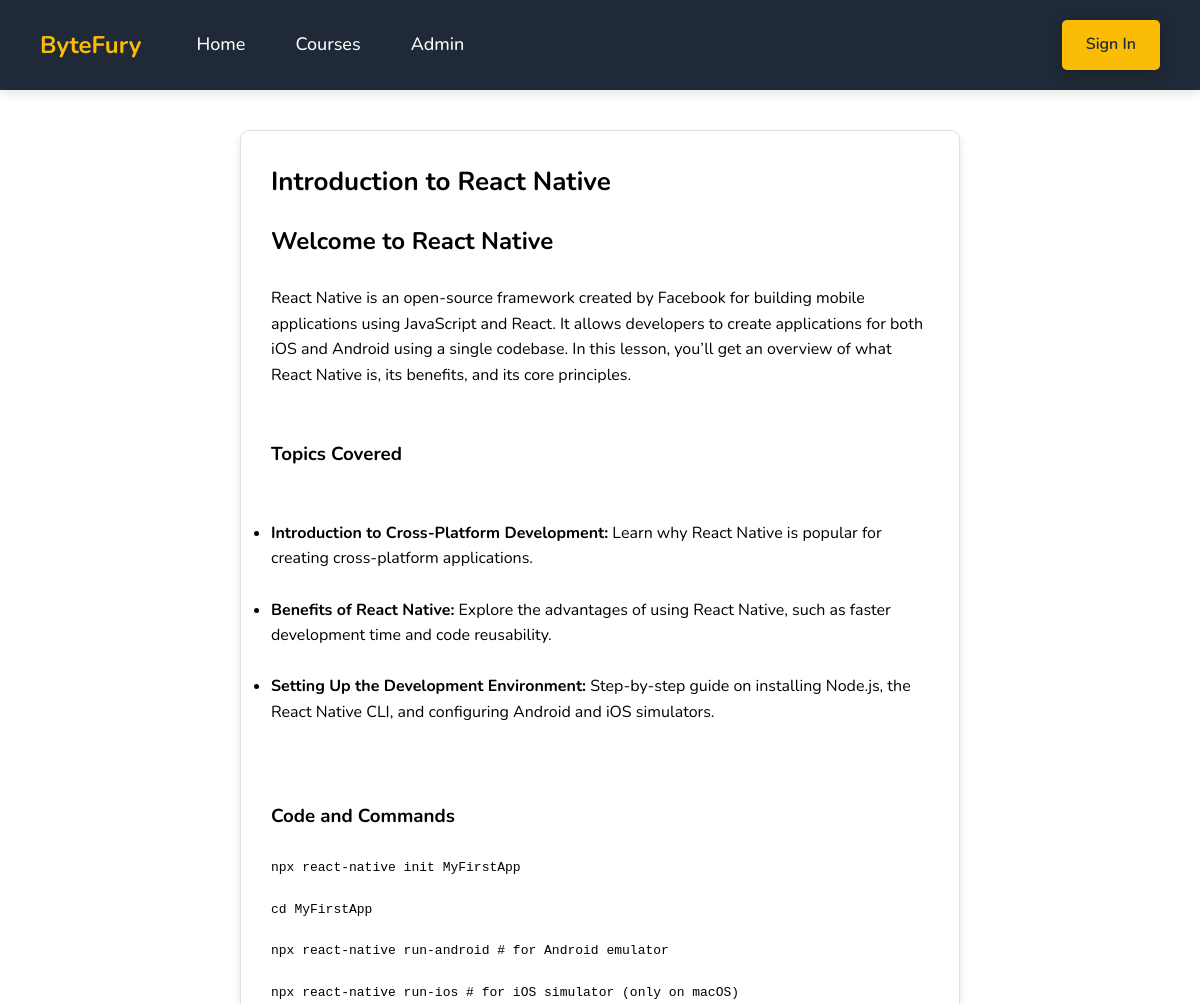
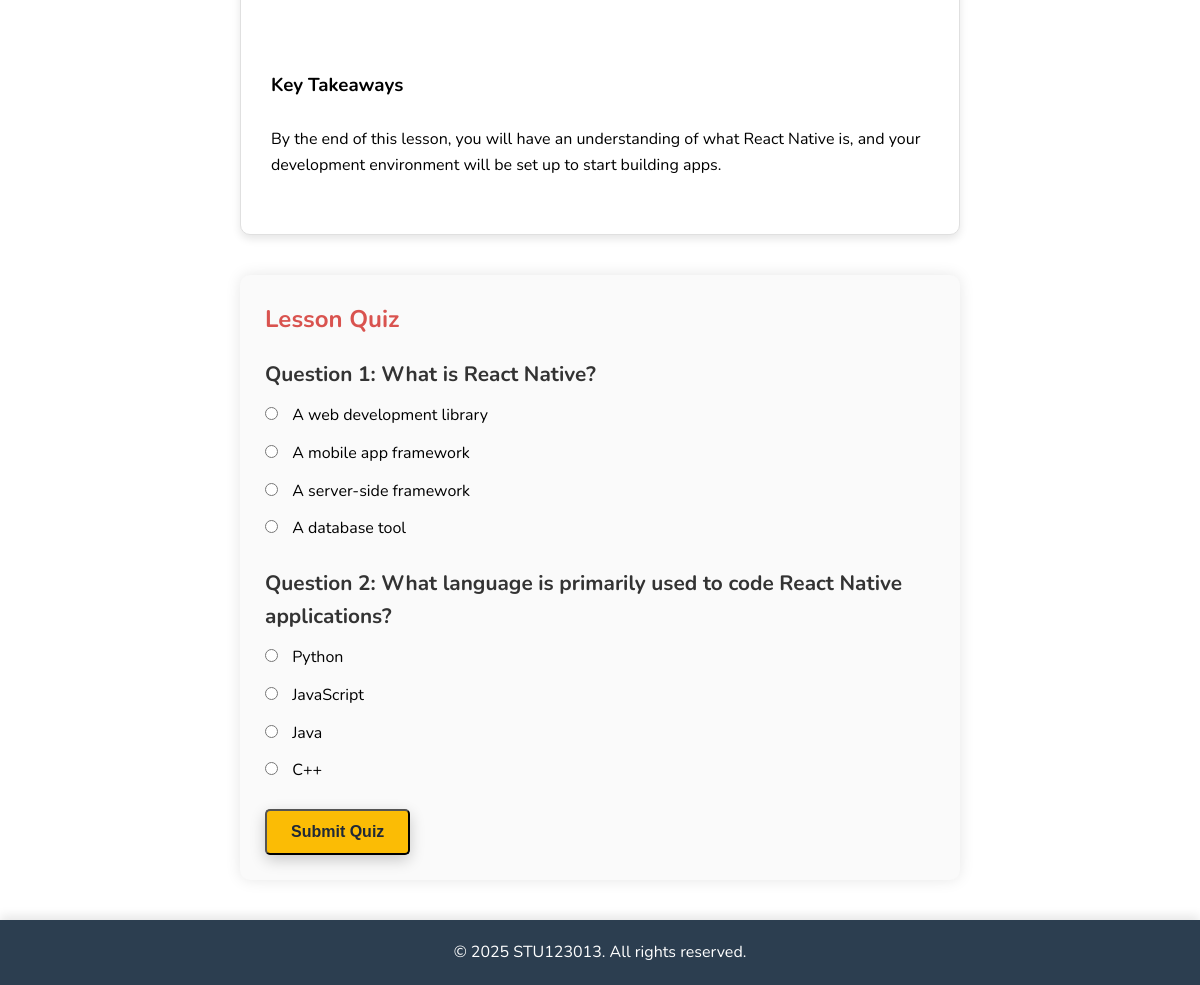
Page /lesson.php?id=1 on the committed database (2 pictures, top to bottom).
### tables this page shows
CREATE TABLE `lessons` (
  `id` int(11) NOT NULL,
  `course_id` int(11) NOT NULL,
  `title` varchar(255) NOT NULL,
  `content` mediumtext NOT NULL,
  `lesson_order` int(11) NOT NULL
);

CREATE TABLE `quizzes` (
  `id` int(11) NOT NULL,
  `lesson_id` int(11) NOT NULL,
  `question` text NOT NULL,
  `options` longtext NOT NULL CHECK (json_valid(`options`)),
  `correct_option` varchar(255) NOT NULL
);

### lesson.php (the view, shortened to what this page needs)
<?php
include('header.php');
include("connect.php");
$lesson_id = isset($_GET['id']) ? intval($_GET['id']) : 0;
$lessonQuery = "SELECT * FROM lessons WHERE id = ?";
$stmt = $conn->prepare($lessonQuery);
$stmt->bind_param("i", $lesson_id);
$stmt->execute();
$lessonResult = $stmt->get_result();
$lesson = $lessonResult->fetch_assoc();
$quizQuery = "SELECT * FROM quizzes WHERE lesson_id = ?";
$stmt = $conn->prepare($quizQuery);
$stmt->bind_param("i", $lesson_id);
$stmt->execute();
$quizResult = $stmt->get_result();
?>
<main class="lesson-content">
    <article class="lesson-article">
        <h2 class="lesson-title"><?php echo $lesson['title']; ?></h2>
        <p class="lesson-text"><?php echo nl2br($lesson['content']); ?></p>
    </article>
    <?php if ($quizResult->num_rows > 0): ?>
        <section class="quiz-section">
            <h2>Lesson Quiz</h2>
            <form action="<?php echo $_SERVER['PHP_SELF'] . '?id=' . $lesson_id . '&submitted=1'; ?>" method="post">
                <?php
                $question_number = 1;
                while ($quiz = $quizResult->fetch_assoc()) {
                    $options = json_decode($quiz['options'], true);
                    ?>
                    <div class='quiz-question'>
                        <h3>Question <?php echo $question_number; ?>: <?php echo htmlspecialchars($quiz['question']); ?></h3>
                        <?php foreach ($options as $option): ?>
                            <div>
                                <input type='radio' name='question_<?php echo $quiz['id']; ?>' value='<?php echo htmlspecialchars($option); ?>' required>
                                <?php echo htmlspecialchars($option); ?>
                            </div>
                        <?php endforeach; ?>
                    </div>
                    <?php
                    $question_number++;
                }
                ?>
                <button class="quiz-button" type="submit" name="submit_quiz">Submit Quiz</button>
            </form>
        </section>
    <?php endif; ?>
</main>
<?php include'footer.php'; ?>

### style.css (style rules this page uses)
* { margin: 0; padding: 0; box-sizing: border-box; }
html, body { font-family: 'Nunito', sans-serif; line-height: 1.6; height: 100%; }
body { display: flex; flex-direction: column; justify-content: space-between; min-height: 100vh; }
.explore-btn, .sign-in-btn a, .quiz-button, .view-lessons-btn, .quiz-result .btn { display: inline-block; padding: 12px 24px; font-size: 16px; font-weight: 600; color: #1f2937; background-color: #fbbc05; border-radius: 5px; text-align: center; transition: background-color 0.3s ease, transform 0.3s ease; box-shadow: 0 5px 15px rgba(0, 0, 0, 0.2); }
.lesson-content { flex-direction: column; padding: 40px; max-width: 800px; margin: auto; }
.lesson-article { background-color: #fff; padding: 30px; border: 1px solid #e0e0e0; border-radius: 10px; box-shadow: 0 4px 8px rgba(0, 0, 0, 0.1); }
.lesson-title { font-size: 26px; font-weight: 700; margin-bottom: 20px; }
.lesson-text { font-size: 18px; line-height: 1.8; color: #555; }
.quiz-section { margin-top: 40px; padding: 25px; background: #fafafa; border-radius: 10px; box-shadow: 0 0 15px rgba(0, 0, 0, 0.1); }
.quiz-section h2 { color: #d9534f; margin-bottom: 20px; }
.quiz-question { margin-bottom: 25px; }
.quiz-question h3 { font-size: 1.3em; color: #333; }
.quiz-question div { margin: 12px 0; }
input[type='radio'] { margin-right: 10px; }

### rows in the picture
lessons: title "Introduction to React Native", content "Welcome to React Native React Native is an open-source framework created by Facebook for building mobile applications using JavaScript and React. It allows developers to create applications for both iOS and Android using a single codebase. In this lesson, you’ll get an overview of what React Native is, its benefits, and its core principles. Topics Covered Introduction to Cross-Platform Development: Learn why React Native is popular for creating cross-platform applications. Benefits of React Native: Explore the advantages of using React Native, such as faster development time and code reusability. Setting Up the Development Environment: Step-by-step guide on installing Node.js, the React…"
quizzes: question "What is React Native?", options "A web development library", options "A mobile app framework", options "A server-side framework", options "A database tool"
quizzes: question "What language is primarily used to code React Native applications?", options "Python", options "JavaScript", options "Java", options "C++"
